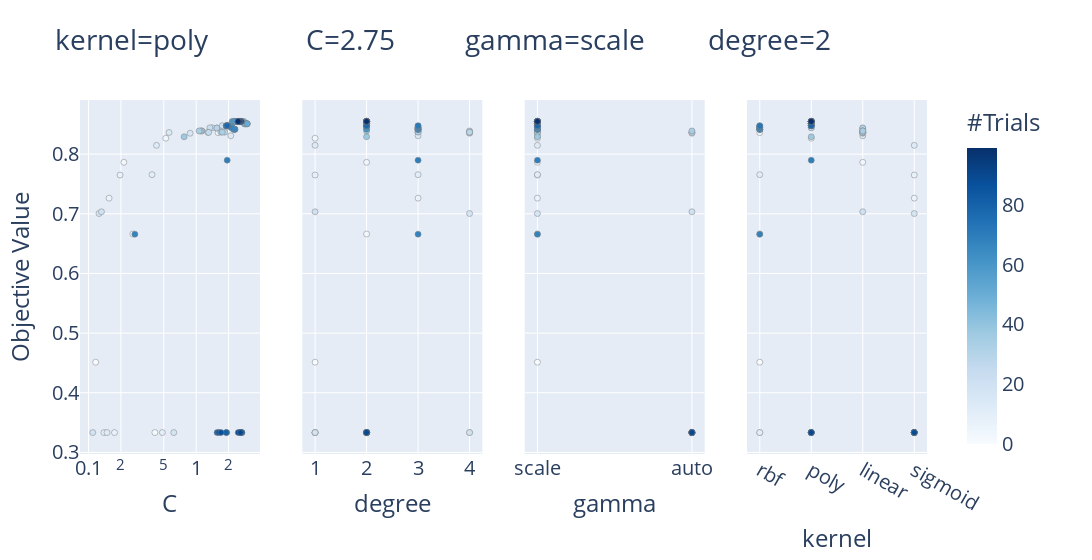

Source (notebook cell):
### Code cell
v = op.visualization.plot_slice(study)
v.update_layout(
    title="kernel=poly              C=2.75          gamma=scale         degree=2",
    font=dict(
        size=20
    )
)
v.show()
